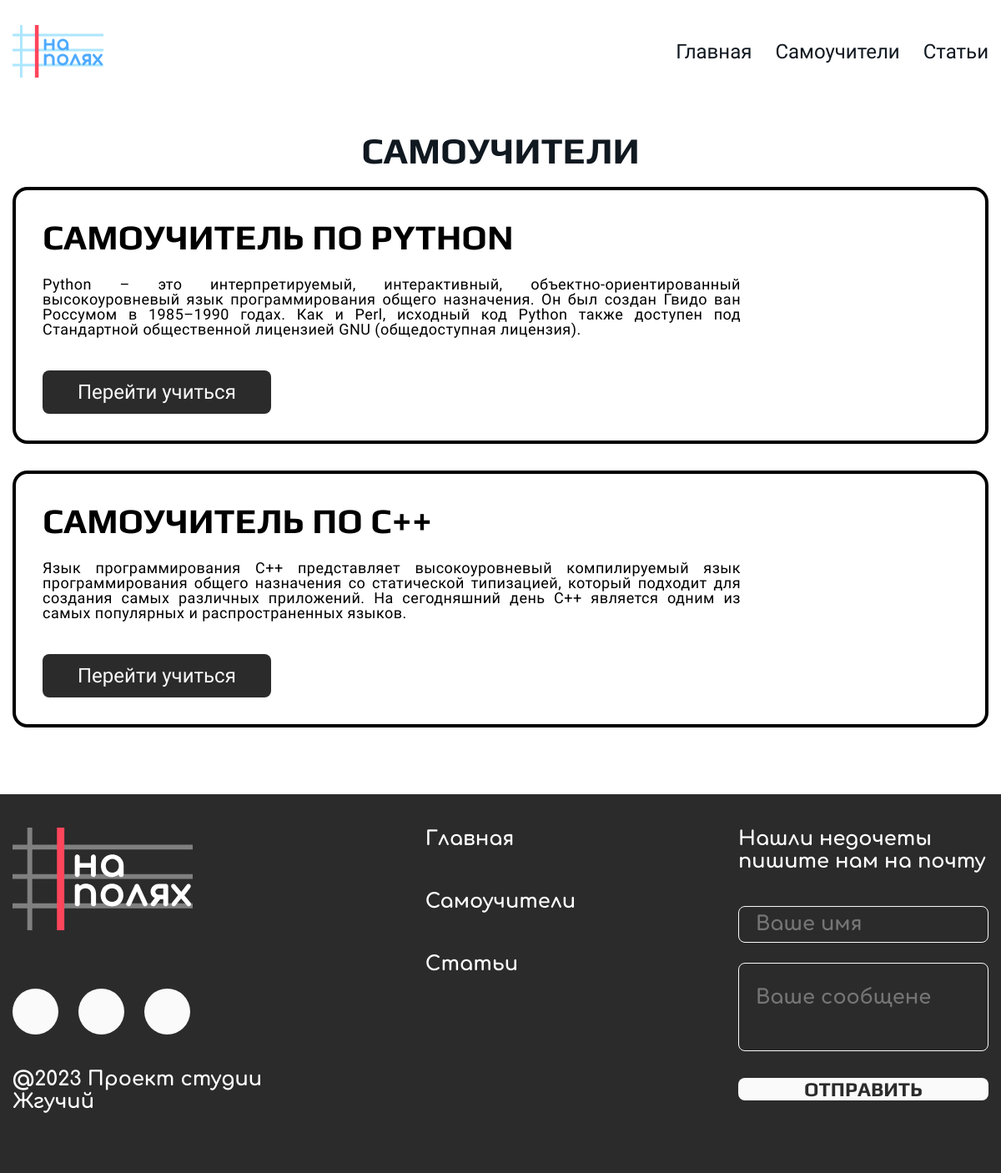
The app's page /tutorials/ with its own data.
### tutorials/models.py (models this page shows, shortened)
class Tutorial(models.Model):
    title = models.CharField('Заголовок', max_length=100)
    short_descr = models.TextField('Краткое описание', max_length=500)
    descr = models.TextField('Описание')
    photo = models.ImageField('Фото', upload_to='tutorial/')
    slug_tutorial = models.SlugField(unique=True, blank=True)
    class Meta:
        ordering = ["title"]
        verbose_name = "Раздел"
        verbose_name_plural = "Разделы"

### tutorials/views.py (the view)
# urls.py: path("tutorials/", include("tutorials.urls")),
def tutorials(request: HttpRequest):
    context = {
        "tutorials": Tutorial.objects.all(),
    }
    return render(request, "tutorials/tutorials.html", context)

### tutorials/templates/tutorials/tutorials.html (shortened to what this page needs)
{% extends "base.html" %}
{% load static %}
{% block styles %}
    <link rel="stylesheet" href="{% static 'tutorials\css\tutorials.css' %}">
{% endblock styles %}
{% block main %}
    <section class="selfEducation section-offset">
        <div class="container">
            <div class="selfEducation__wrapper">
                <h2 class="selfEducation__title">Самоучители</h2>
            </div>
            {% if tutorials %}
                <ul class="course__list">
                    {% for tutorial in tutorials %}
                        <li class="course__item">
                            <div class="course__content">
                                <h3 class="course__title section-title"> {{tutorial.title}} </h3>
                                <p class="course__descr section-descr">
                                    {{tutorial.short_descr}}
                                </p>
                                <a href="{% url 'index:tutorials:sub_tutorials' slug_tutorial=tutorial.slug_tutorial %}" class="course__link">
                                    <button class="course__btn btn btn__dark">Перейти учиться</button>
                                </a>
                            </div>
                        </li>
                    {% endfor %}
                </ul>
            {% else %}
                <h3>No tutorials yet</h3>
            {% endif %}
        </div>
    </section>
{% endblock main %}

### static/css/main.css (style rules this page uses)
html { box-sizing: border-box; scroll-behavior: smooth; }
*, *::before, *::after { box-sizing: inherit; }
a { color: inherit; text-decoration: none; }
:root { --play-family: "Play", sans-serif; --roboto-family: "Roboto", sans-serif; --baloo-family: "Baloo Bhaijaan", sans-serif; --inter-family: "Inter", sans-serif; --comfortaa-family: "Comfortaa", sans-serif; --gap: 24px; }
.page { min-width: 320px; font-family:var(--roboto-family); font-weight: normal; font-size: 24px; line-height: 100%; color: #101820; }
.container { max-width: 1830px; width: 100%; padding: 0 15px; margin: 0 auto; }
.section-title { color: #000; font-family: Play; font-size: 32px; font-style: normal; font-weight: 700; line-height: normal; text-transform: uppercase; }
.section-descr { font-family: Roboto; font-size: 24px; font-style: normal; font-weight: 400; line-height: 100%; letter-spacing: 0.48px; text-align: justify; color: #000; }
.section-offset { margin-bottom: 80px; }
.btn__dark { padding: 12px 42px; border-radius: 8px; font-family: Roboto; font-size: 24px; background: #2B2B2B; color: #FAFAFA; }

### tutorials/static/tutorials/css/tutorials.css (style rules this page uses)
.selfEducation__wrapper { display: flex; flex-direction: column; align-items: center; }
.selfEducation__title { margin-bottom: 18px; font-family: Play; font-size: 44px; font-style: normal; font-weight: 700; line-height: normal; text-transform: uppercase; text-align: center; color: var(--black, #101820); }
.course__list { max-width: 1320px; display: flex; flex-direction: column; gap: 32px; margin: 0 auto; }
.course__item { display: flex; justify-content: space-between; padding: 32px; border-radius: 18px; border: 4px solid #000; }
.course__title { margin-bottom: 24px; }
.course__descr { max-width: 837px; margin-bottom: 40px; }

### static/css/media.css (style rules this page uses)
@media (max-width : 1440px) { .section-title { font-size: 42px; } }
@media (max-width : 1440px) { .section-descr, .section-descr-2 { font-size: 18px; } }

### records on screen
Tutorial: title "САМОУЧИТЕЛЬ ПО PYTHON", short_descr "Python – это интерпретируемый, интерактивный, объектно-ориентированный высокоуровневый язык программирования общего назначения. Он был создан Гвидо ван Россумом в 1985–1990 годах. Как и Perl, исходный код Python также доступен под Стандартной общественной лицензией GNU (общедоступная лицензия)."
Tutorial: title "САМОУЧИТЕЛЬ ПО С++", short_descr "Язык программирования С++ представляет высокоуровневый компилируемый язык программирования общего назначения со статической типизацией, который подходит для создания самых различных приложений. На сегодняшний день С++ является одним из самых популярных и распространенных языков."
